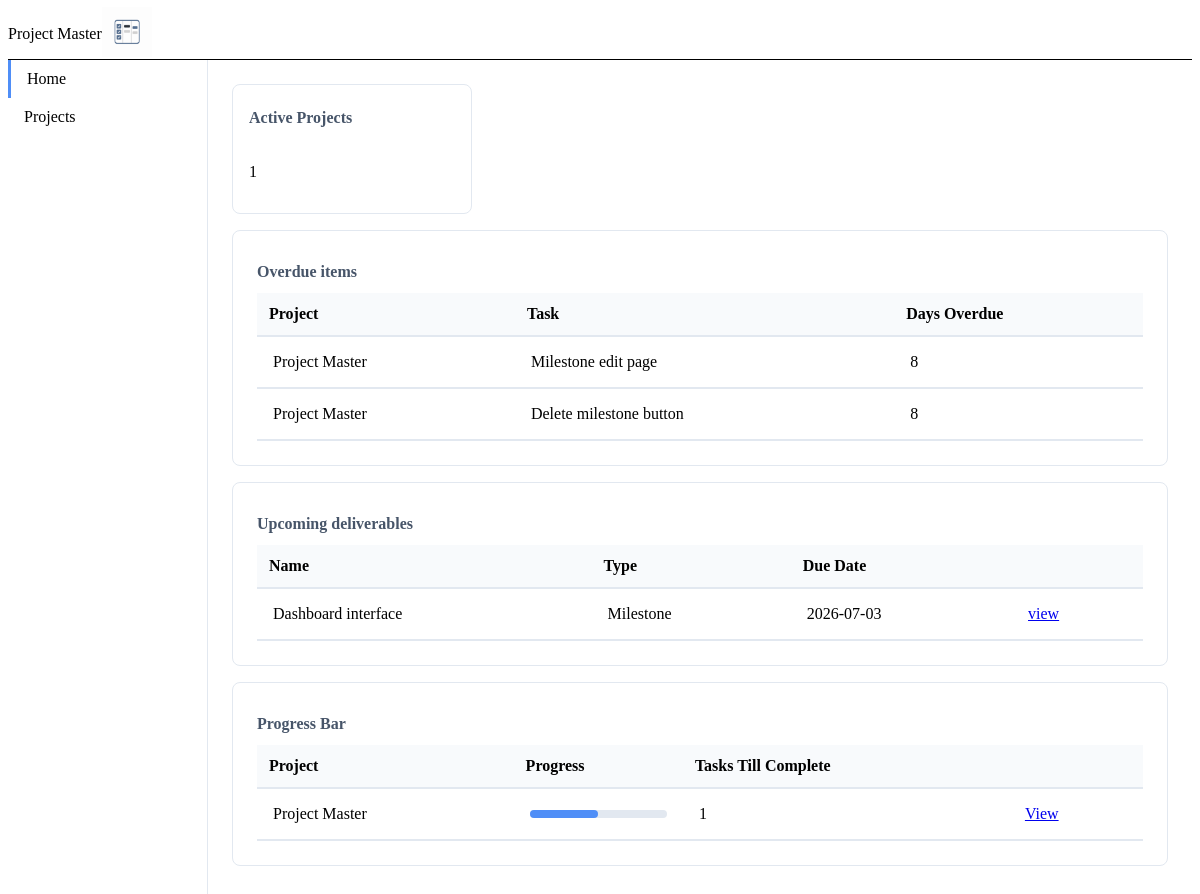
Page /dashboard (signed in) on the earlier database version.
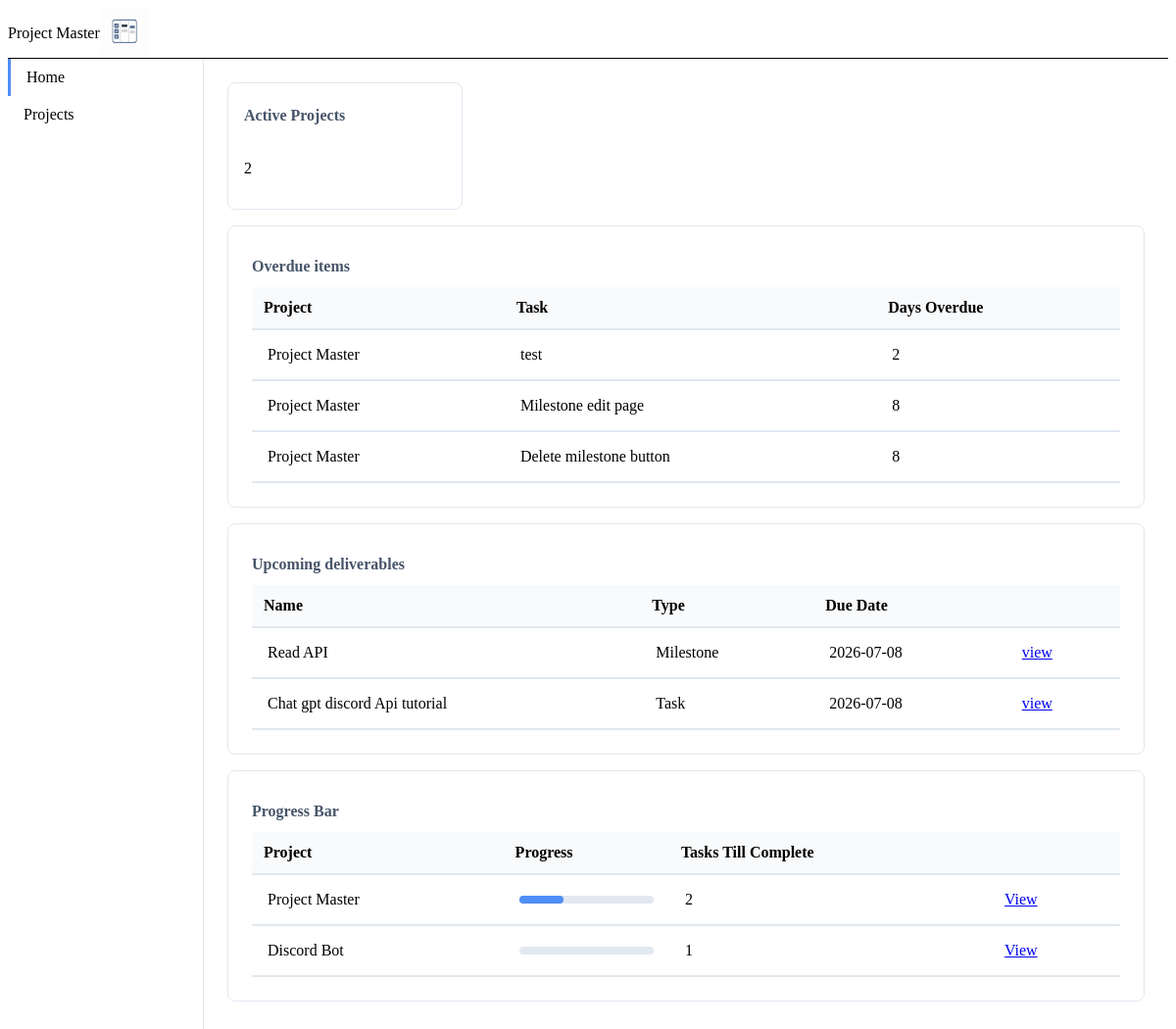
Same page on the later database version.
### models.py (models this page shows)
class Milestone(db.Model):
    milestoneId: Mapped[int] = mapped_column(primary_key=True)
    projectId: Mapped[int] = mapped_column(ForeignKey('project.projectId'), nullable=False)
    milestoneName:Mapped[str] = mapped_column(nullable=False)
    description:Mapped[str] = mapped_column(nullable=True)
    startDate: Mapped[date] = mapped_column(Date, nullable=False)
    endDate: Mapped[date] = mapped_column(Date, nullable=False)
    status: Mapped[str] = mapped_column(nullable=False)
    createdAt:Mapped[datetime] = mapped_column(default=lambda: datetime.now(timezone.utc) ,nullable=False)

class Project(db.Model):
    projectId: Mapped[int] = mapped_column(primary_key=True)
    userId: Mapped[int] = mapped_column(ForeignKey('user.userId'), nullable=False)
    projectName:Mapped[str] = mapped_column(nullable=False)
    description:Mapped[str] = mapped_column(nullable=True)
    startDate: Mapped[Optional[date]] = mapped_column(Date,nullable=True)
    status: Mapped[str] = mapped_column(nullable=False)
    createdAt:Mapped[datetime] = mapped_column(default=lambda: datetime.now(timezone.utc) ,nullable=False)

class Task(db.Model):
    taskId: Mapped[int] = mapped_column(primary_key=True)
    projectId: Mapped[int] = mapped_column(ForeignKey('project.projectId'), nullable=False)
    milestoneId: Mapped[Optional[int]] = mapped_column(ForeignKey('milestone.milestoneId'), nullable=True)
    taskName:Mapped[str] = mapped_column(nullable=False)
    description:Mapped[str] = mapped_column(nullable=True)
    dueDate: Mapped[Optional[date]] = mapped_column(Date, nullable=True)
    status: Mapped[str] = mapped_column(nullable=False)
    createdAt:Mapped[datetime] = mapped_column(default=lambda: datetime.now(timezone.utc),nullable=False)

### app.py (the view)
@app.route('/dashboard', methods=['GET','POST'])
@login_required
def dashboard():
    num_of_active_project = db.session.scalar(select(func.count(Project.projectId)).where(
        Project.userId == current_user.userId,
        Project.status == 'active'
    ))
    today = date.today()
    seven_days_later = today + timedelta(7)
    stmt = (
        select(Milestone)
        .join(Project,Project.projectId == Milestone.projectId)
        .where(
            Milestone.status != 'Completed',
            Project.userId == current_user.userId,
            today <= Milestone.endDate,
            Milestone.endDate <= seven_days_later
        )
    )
    upcoming_milestones = db.session.execute(stmt).scalars().all()
    stmt = (
        select(Task)
        .join(Project, Project.projectId == Task.projectId)
        .where(
            Project.userId == current_user.userId,
            Task.status != 'Completed',
            Task.milestoneId.is_(None),
            today <= Task.dueDate,
            Task.dueDate <= seven_days_later
        )
    )
    upcoming_standalone_tasks = db.session.execute(stmt).scalars().all()
    stmt = (
        select(Task, func.coalesce(Task.dueDate,Milestone.endDate).label('due_date'))
        .join(Milestone, Task.milestoneId == Milestone.milestoneId)
        .join(Project, Project.projectId == Task.projectId)
        .where(
            Task.milestoneId.is_not(None),
            Task.status != 'Completed',
            Project.userId == current_user.userId,
            today <= Milestone.endDate,
            Milestone.status != 'Completed',
            Milestone.endDate <= seven_days_later
        )
    )
    upcoming_milestone_tasks = db.session.execute(stmt).all()
    normalized = []
    for m in upcoming_milestones:
        normalized.append({'type':'Milestone', 'name':m.milestoneName, 'due': m.endDate, 'project_link': url_for('project_detail', projectId=m.projectId)})
    for mt, due_date in upcoming_milestone_tasks:
        normalized.append({'type' : 'Task', 'name': mt.taskName, 'due' : due_date, 'project_link' : url_for('project_detail', projectId=mt.projectId)})
    for t in upcoming_standalone_tasks:
        normalized.append({'type' : 'Task', 'name' : t.taskName, 'due' : t.dueDate, 'project_link' : url_for('project_detail',projectId=t.projectId)})
    sorted_deliverables = sorted(normalized, key=lambda x:(x['due'], 0 if x['type'] == 'Milestone' else 1))
    stmt = (
        select(
            Project.projectId, Project.projectName,
            func.count(Task.taskId).label('total_tasks'), func.count(Task.taskId).filter(Task.status == 'Completed').label('completed_tasks')
        )
        .join(Task, Task.projectId == Project.projectId)
        .where(Project.userId == current_user.userId)
        .group_by(Project.projectId)
    )
    tasks = db.session.execute(stmt).all()
    normalized = []
    for t in tasks :
        percent = ( t.completed_tasks/t.total_tasks ) * 100 if t.total_tasks > 0 else 0
        normalized.append({
            'name' : t.projectName, 'id' : t.projectId,
            'ttc' :  t.total_tasks - t.completed_tasks,
            'link' : url_for('project_detail', projectId=t.projectId),
            'percent' : round(percent,1)
        })
    percent_and_ttc = sorted(normalized, key=lambda x : (x['percent'],x['ttc']), reverse=True)
    stmt = (
        select(Milestone, Project.projectName.label('projectName'))
        .join(Project,Project.projectId == Milestone.projectId)
        .where(
            Milestone.status != 'Completed',
            today > Milestone.endDate,
            Project.userId == current_user.userId
        )
    )
    overdue_milestones = db.session.execute(stmt).all()
    stmt = (
        select(Task, func.coalesce(Task.dueDate,Milestone.endDate).label('effective_due_date'), Project.projectName.label('projectName'))
        .join(Project, Project.projectId == Task.projectId)
        .join(Milestone, Milestone.milestoneId == Task.milestoneId)
        .where(Task.milestoneId.is_not(None),
               Project.userId == current_user.userId,
               Task.status != 'Completed',
               func.coalesce(Task.dueDate,Milestone.endDate) < today
        )
    )
    overdue_milestone_tasks = db.session.execute(stmt).all()
    stmt = (
        select(Task, Project.projectName.label('projectName'))
        .join(Project, Task.projectId == Project.projectId)
        .where(
            Task.milestoneId.is_(None),
            Task.status != 'Completed',
            Task.dueDate < today,
            Project.userId == current_user.userId
        )
    )
    stand_alone_tasks = db.session.execute(stmt).all()
    normalized = []
    for m, p in overdue_milestones:
        dod = (today - m.endDate).days
        normalized.append({'task': m.milestoneName, 'project' : p, 'dod' : dod })
    for mt, dd, p in overdue_milestone_tasks:
        dod = (today - dd).days
        normalized.append({'task' : mt.taskName, 'project' : p, 'dod' : dod})
    for t, p in stand_alone_tasks:
        dod = (today - t.dueDate).days
        normalized.append({'task' : t.taskName, 'project' : p, 'dod' : dod})
    overdue_items = sorted(normalized,key = lambda x:x['dod'])
    return render_template(
        'dashboard.html', upcoming_deliverables = sorted_deliverables,
        active_projects=num_of_active_project, percent_and_ttc=percent_and_ttc,
        overdue_items = overdue_items
        )

### app.py (called while the page is built)
@login_manager.user_loader
def load_user(user_id):
    return User.query.get(int(user_id))

### templates/dashboard.html
{% extends "base.html" %}
{% block content %}
<div class="dashboard-container" aria-label="Holds your important milestone metric and tables">
  <section class="dashboard-metrics" aria-label="Your metric data section">
    <article class="metric-card">
      <h2 class="metric-title">Active Projects</h2>
      <p>{{ active_projects }}</p>
    </article>
  </section>
  <section class="dashboard-tables" aria-label="Your table data">
    <article class="table-card">
      <h2 class="metric-title">Overdue items</h2>
      <table class="data-table">
          <thead>
              <tr>
                  <th>Project</th>
                  <th>Task</th>
                  <th>Days Overdue</th>
              </tr>
          </thead>
          <tbody>
              {% for i in overdue_items %}
              <tr>
                  <td>{{ i['project'] }}</td>
                  <td>{{ i['task'] }}</td>
                  <td>{{ i['dod'] }}</td>
              </tr>
              {% endfor %}
          </tbody>
      </table>
    </article>
    <article class="table-card">
      <h2 class="metric-title">Upcoming deliverables</h2>
      <table class="data-table">
        <thead>
          <tr>
            <th>Name</th>
            <th>Type</th>
            <th>Due Date</th>
            <th scope="col"></th>
          </tr>
        </thead>
         <tbody>
          {% for item in upcoming_deliverables %}
          <tr>
            <td>{{ item['name'] }}</td>
            <td>{{ item['type'] }}</td>
            <td>{{ item['due'] }}</td>
            <td><a href="{{ item['project_link'] }}">view</a></td>
         </tr>
          {% endfor %}
         </tbody>
      </table>
    </article>
  <article class="table-card" aria-label="Your active project progress bar">
        <h2 class="metric-title">Progress Bar</h2>
        <table class="data-table">
          <thead>
            <tr>
              <th>Project</th>
              <th>Progress</th>
              <th>Tasks Till Complete</th>
              <th scope="col"></th>
            </tr>
          </thead>
          <tbody>
            {% for item in percent_and_ttc %}
            <tr>
              <td> {{ item['name'] }}</td>
              <td>
                <div class="progress-container">
                  <div class="progress-fill" style="width: {{ item['percent']}}%;"></div>
                </div>
              </td>
              <td>{{ item['ttc'] }}</td>
              <td><a href="{{ item['link']  }}">View</a></td>
            </tr>
            {% endfor %}
          </tbody>
        </table>
      </article>
  </section>
</div>
{% endblock  %}

### templates/base.html (shortened to what this page needs)
<!DOCTYPE html>
<html lang="en">
<head>
    <link rel="stylesheet" href="{{ url_for('static', filename='css/styles.css') }}">
    <link rel="stylesheet" href="https://cdn.jsdelivr.net/npm/@tabler/icons-webfont@latest/tabler-icons.min.css">
</head>
<body>
    <header class="top-bar">
        <div class="top-bar-left">
            <span class="top-bar-left-text">Project Master</span>
            <span class="top-bar-left-logo">
              <img class="logo" alt="project master logo" src="{{ url_for('static', filename='images/pm-logo.png')}}" height="50" width="50">
            </span>
        </div>
    </header>
    <div class = "app-body">
      <nav class = "side-bar" aria-label="Main navigation">
        <ul class = "nav-links">
          <li class="{{ 'nav-active' if request.endpoint == 'dashboard' else ''}}"><a href = "{{ url_for('dashboard') }}">Home</a></li>
          <li class="{{ 'nav-active' if request.endpoint == 'project_page' else ''}}"><a href = "{{ url_for('project_page') }}">Projects</a></li>
        </ul>
      </nav>
      <main class = "main-content">
        {% block content %} {% endblock %}
      </main>
    </div>
</body>
</html>

### static/css/styles.css (style rules this page uses)
* { box-sizing: border-box; }
.app-body { display:flex; height: calc(100vh - 52px); }
.side-bar { width: 200px; flex-shrink: 0; background-color: var(--surface-1); border-right: 1px solid #e2e8f0; }
.main-content { flex:1; overflow-y: auto; }
.top-bar { display:flex; align-items: center; justify-content: space-between; height: 52px; border-bottom: 1px black solid; background-color: var(--surface-2) }
.top-bar-left, .top-bar-right { display: flex; align-items: center; }
.nav-links { padding: 0; margin: 0; list-style-type:none; }
.nav-links a { display: block; padding: 10px 16px; color: black; text-decoration: none; }
.nav-active a { border-left: 3px solid #4f8ef7; font-weight: 500; }
.dashboard-container { max-width: 1100px; margin-left: 0; padding: 24px; }
.dashboard-metrics { display: grid; grid-template-columns: repeat(auto-fit,minmax(180px,240px)); gap: 1rem; margin-bottom: 1rem }
.metric-card { background-color: var(--surface-1); border: 1px solid #e2e8f0; border-radius: 8px; padding: 16px; display: flex; flex-direction: column; gap:8px }
.dashboard-tables { display: flex; flex-direction: column; gap: 1rem; }
.table-card { background-color: var(--surface-1); border: 1px solid #e2e8f0; border-radius: 8px; padding: 24px; text-align: left; }
.data-table { border-collapse: collapse; width: 100%; text-align: left; }
.data-table th { padding: 12px; }
.data-table td { padding: 16px; }
.data-table tr { border-bottom : 2px solid #e2e8f0; }
thead tr { background-color: #f8fafc; }
.progress-container { height: 8px; background-color: #e2e8f0; border-radius: 4px; }
.progress-fill { height: 100%; border-radius: 4px; background-color: #4f8ef7; transition: width 0.3s ease; }
.metric-title { font-size: 1rem; font-weight: 600; color: #475569; margin-bottom: 12px; margin-top: 8px; }

Differences in the rows shown:
no longer on this page (row edited): Milestone: name "Dashboard interface", type "Milestone", due "2026-07-03", shown under "Upcoming deliverables"
added Task: project "Project Master", task "test", dod "2"
added Milestone: name "Read API", type "Milestone", due "2026-07-08", shown under "Upcoming deliverables"
added Task: name "Chat gpt discord Api tutorial", type "Task", due "2026-07-08"
computed for Project "Project Master": {{ item['percent'] }} 50.0 → 33.3 (drawn); ttc "1" → "2"
added Project: name "Discord Bot", ttc "1"
Other differences:
{{ active_projects }}: "1" → "2"
